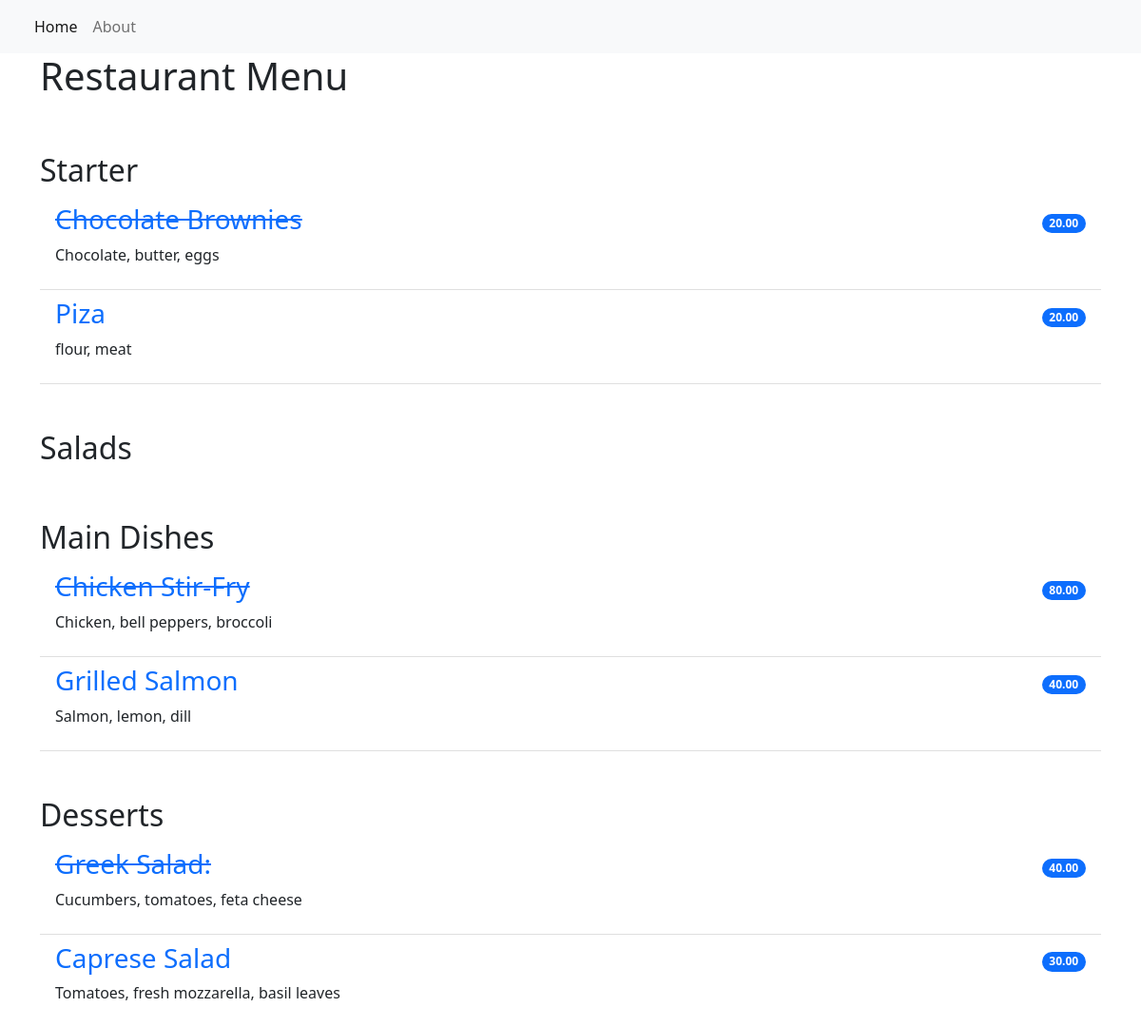
The page / on the database its author committed.
### restaurant_menu/models.py (models this page shows, shortened)
class Item(models.Model):
    meals = models.CharField(max_length=1000, unique=True)
    description = models.CharField(max_length=2000)
    price = models.DecimalField(max_digits=10, decimal_places=2)
    meal_type = models.CharField(max_length=200, choices=MEAL_TYPE)
    author = models.ForeignKey(User, on_delete=models.PROTECT)
    status = models.IntegerField(choices=STATUS, default=1)
    date_created = models.DateTimeField(auto_now_add=True)
    date_updated = models.DateTimeField(auto_now=True)
    slug = models.SlugField(blank=True, null=True)

### restaurant_menu/views.py (the view)
# urls.py: path('', views.MenuList.as_view(), name='home'),
class MenuList(generic.ListView):
    queryset = Item.objects.order_by('-date_created')
    template_name = 'index.html'
    def get_context_data(self, **kwargs):
        context = super().get_context_data(**kwargs)
        context['meals'] = MEAL_TYPE
        return context

### restaurant_menu/templates/index.html
{% extends 'base.html' %}
{% block content %}
    <div class="container">
        <h1>Restaurant Menu</h1>
        <ul class="list-group list-group-flush">
            {% for meal in meals %}
                <h2 class="pt-5">{{ meal.1 }}</h2>
                {% for item in item_list %}
                    {% if item.meal_type == meal.0 %}
                        {% if item.status == 0 %}
                            <li class="list-group-item d-flex justify-content-between align-items-center border-0 pb-0">
                                <a href="{% url 'menu_item' meal=item.meals|slugify %}">
                                    <h3><del>{{ item.meals }}</del></h3>
                                </a>
                                <span class="badge bg-primary rounded-pill">{{ item.price }}</span>
                            </li>
                            <li class="list-group-item pt-0">
                                <p>{{ item.description }}</p>
                            </li>
                        {% else %}
                            <li class="list-group-item d-flex justify-content-between align-items-center border-0 pb-0">
                                <a href="{% url 'menu_item' meal=item.meals|slugify %}">
                                    <h3>{{ item.meals }}</h3>
                                </a>
                                <span class="badge bg-primary rounded-pill">{{ item.price }}</span>
                            </li>
                            <li class="list-group-item pt-0">
                                <p>{{ item.description }}</p>
                            </li>
                        {% endif %}
                    {% endif %}
                {% endfor %}
            {% endfor %}
        </ul>
    </div>
{% endblock content %}

### restaurant_menu/templates/base.html (style rules this page uses)
a { text-decoration: none; }

### rows shown on the page
Item: meals "Chocolate Brownies", price "20.00", description "Chocolate, butter, eggs"
Item: meals "Piza", price "20.00", description "flour, meat"
Item: meals "Chicken Stir-Fry", price "80.00", description "Chicken, bell peppers, broccoli"
Item: meals "Grilled Salmon", price "40.00", description "Salmon, lemon, dill"
Item: meals "Greek Salad:", price "40.00", description "Cucumbers, tomatoes, feta cheese"
Item: meals "Caprese Salad", price "30.00", description "Tomatoes, fresh mozzarella, basil leaves"

### other values the page prints
{{ meal.1 }} "Starter" "Salads" "Main Dishes" "Desserts"
